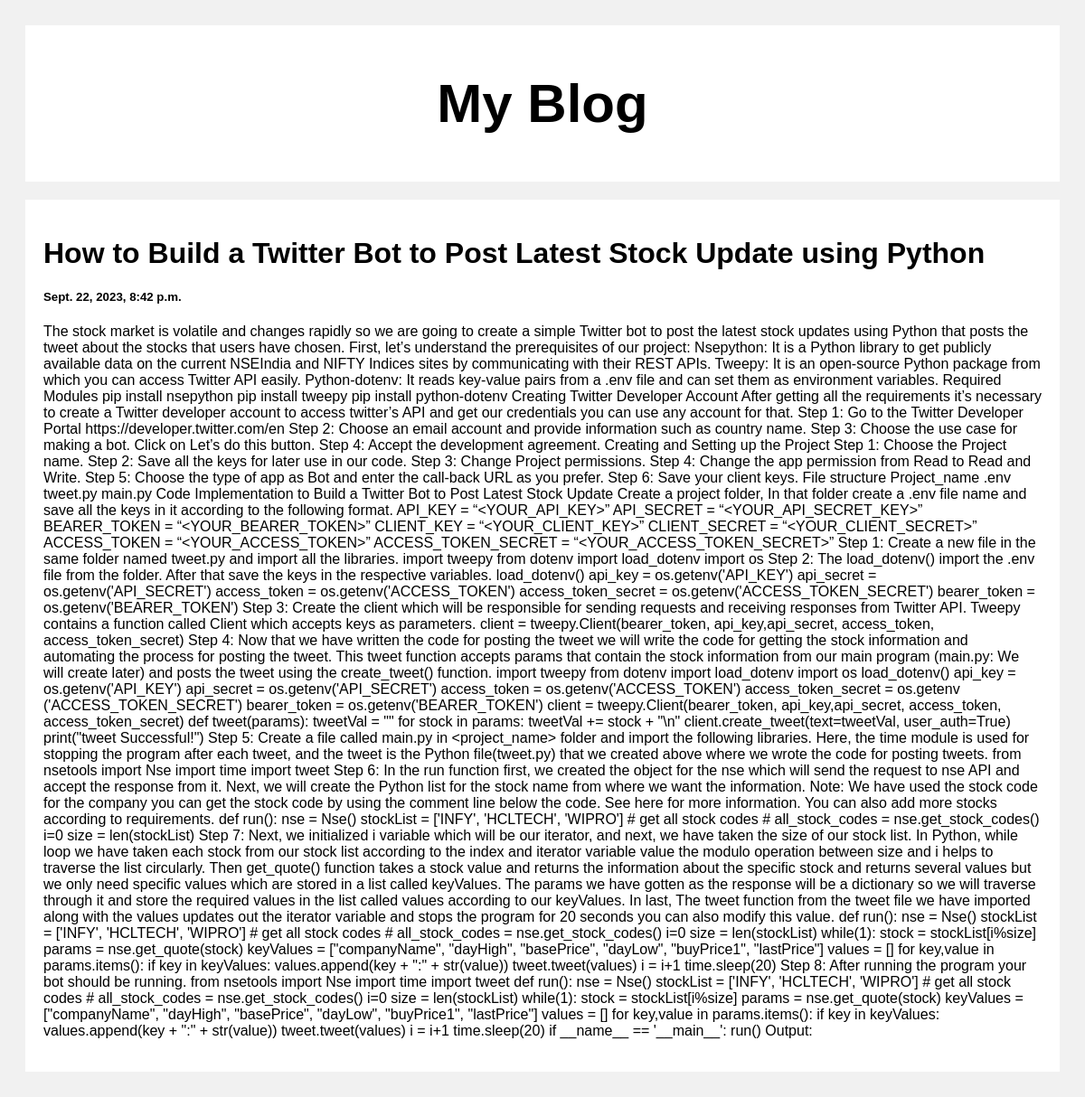
Screenshot of /post/3 with the database file from the repository.
### post/models.py (models this page shows)
class Post(models.Model):
    title = models.CharField(max_length=100)
    body = models.CharField(max_length=1000000)
    created_at = models.DateTimeField(default = datetime.now(), blank=True)

### post/views.py (the view)
# urls.py: path('', include('post.urls'))
def post(request, pk):
    posts = Post.objects.get(id = pk)
    return render(request, 'posts.html', {"posts" : posts})

### templates/posts.html (shortened to what this page needs)
{% load static %}
<!DOCTYPE html>
<html>
<head>
<link rel='stylesheet' href="{% static 'style.css' %}">
</head>
<body>
<div class="header">
  <h2>My Blog</h2>
</div>
<div class="row">
  <div class="leftcolumn">
    <div class="card">
        <h1>{{posts.title}}</h1>
        <h5>{{posts.created_at}}</h5>
        <p>{{posts.body}}</p>
    </div>
  </div>
</div>
</body>
</html>

### static/style.css (style rules this page uses)
* { box-sizing: border-box; }
body { font-family: Arial; padding: 20px; background: #f1f1f1; }
.header { padding: 2px; font-size: 40px; text-align: center; background: white; }
.leftcolumn { float: left; width: 100%; }
.card { background-color: white; padding: 20px; margin-top: 20px; }
.row:after { content: ""; display: table; clear: both; }

### rows the page displays
Post: title "How to Build a Twitter Bot to Post Latest Stock Update using Python", created_at "Sept. 22, 2023, 8:42 p.m.", body "The stock market is volatile and changes rapidly so we are going to create a simple Twitter bot to post the latest stock updates using Python that posts the tweet about the stocks that users have chosen. First, let’s understand the prerequisites of our project: Nsepython: It is a Python library to get publicly available data on the current NSEIndia and NIFTY Indices sites by communicating with their REST APIs. Tweepy: It is an open-source Python package from which you can access Twitter API easily. Python-dotenv: It reads key-value pairs from a .env file and can set them as environment variables. Required Modules pip install nsepython pip install tweepy pip install python-dotenv Creating…"
